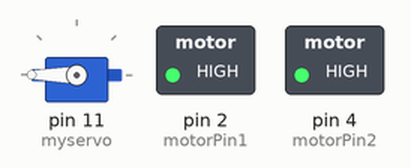
Simulated run of this sketch. Board: Arduino Uno, built with avr-gcc and run on an emulated ATmega328P. Shown: servo, switched loads named in the sketch (green lamp = pin HIGH).

Above: at 11.4 s.
At 12.7 s:
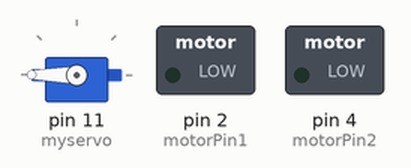
Timing chart, 0 to 14.4 s (numbered marks = the images above):
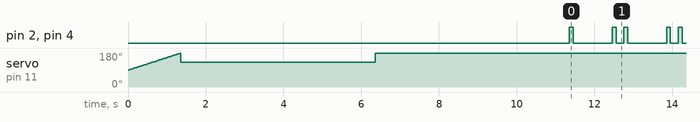

Measured:
- by itself, pin 2 (motorPin1), pin 4 (motorPin2): repeats every 1.4 s: LOW 1.0 s, HIGH 0.10 s, LOW 0.20 s, HIGH 0.10 s

The sketch:

motor.ino
```cpp
#include <Servo.h>
Servo myservo;

int motorPin1 = 2;
int motorPin2 = 4;

void setup() {
  pinMode(motorPin1, OUTPUT);
  pinMode(motorPin2, OUTPUT);

  myservo.attach(11);
  int pos = myservo.read();

  //set servo at to 180 degrees to begin with
  while (pos != 180) {
    myservo.write(pos);
    delay(15);
    pos++;
  }

  openCage();
  closeCage();
}


void loop() {
 digitalWrite(motorPin1, HIGH);
 digitalWrite(motorPin2, HIGH);
 delay(100);

 digitalWrite(motorPin1, LOW);
 digitalWrite(motorPin2, LOW);
 delay(1000);

 digitalWrite(motorPin1, HIGH);
 digitalWrite(motorPin2, HIGH);
 delay(100);

 digitalWrite(motorPin1, LOW);
 digitalWrite(motorPin2, LOW);
 delay(200);
}

void openCage() {
  myservo.write(130);
  delay(5000);
}

//closes cage after delivery
void closeCage() {
  myservo.write(180);
  delay(5000);
}
```
